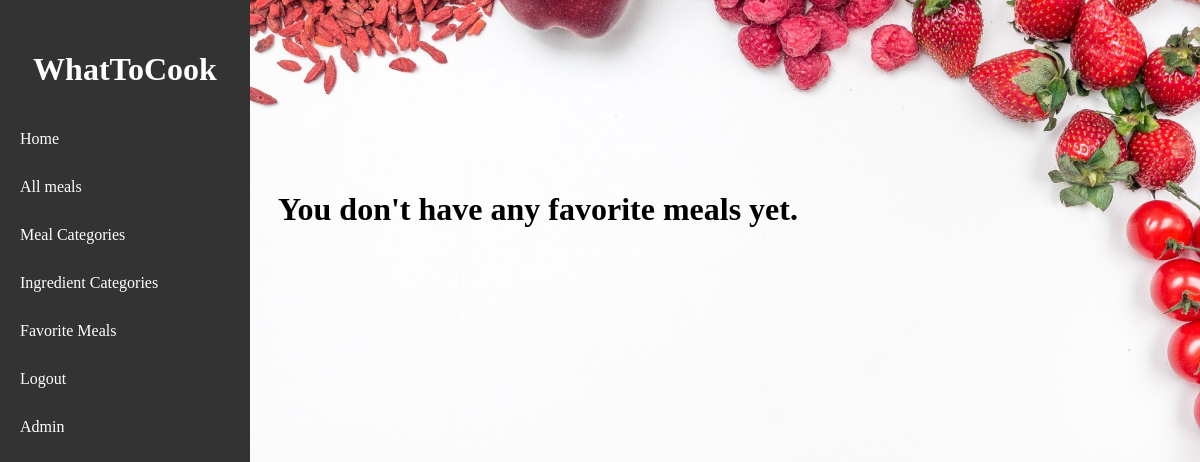
/favorite_meals/ (signed in), run on an earlier commit of the app's database.
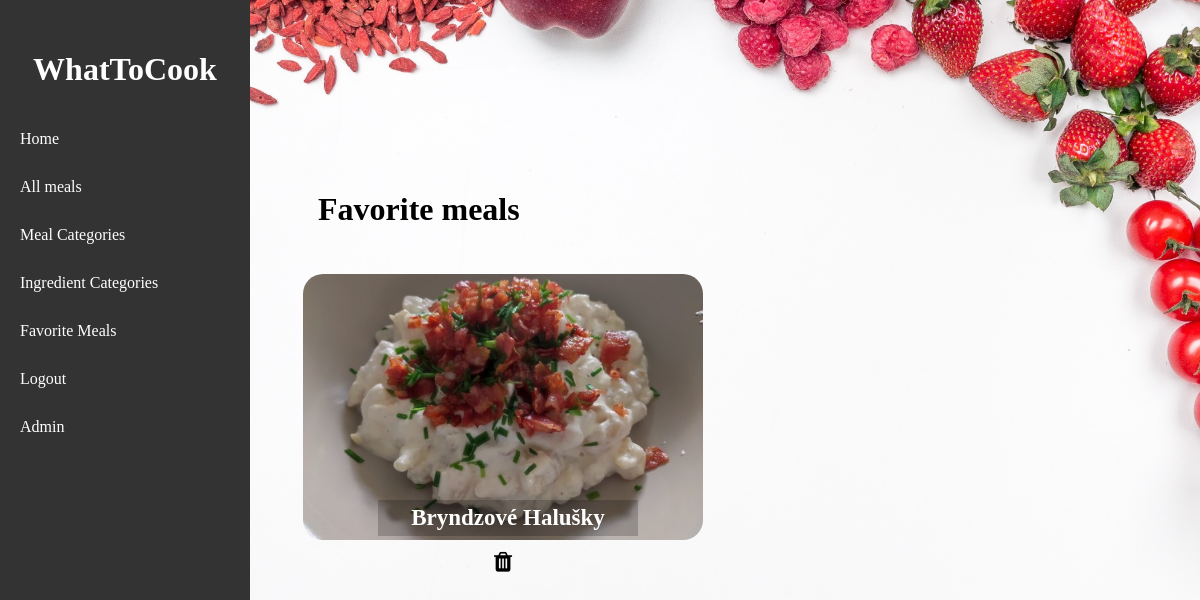
And on a later commit of the database.
### viewer/models.py (models this page shows, shortened)
class FavoriteMeal(Model):
    user = ForeignKey(User, on_delete=CASCADE)
    meal = ForeignKey(Meal, on_delete=CASCADE)

class Meal(Model):
    name = CharField(max_length=50)
    category = ManyToManyField(SecondaryMealCategory)
    ingredients = ManyToManyField(Ingredient)
    description = TextField()
    picture = ImageField(upload_to='viewer/static/images/', blank=True)
    class Meta:
        ordering = ['name']

### viewer/views.py (the view)
# urls.py: path('favorite_meals/', favorite_meals_for_user, name="favorite_meals_for_user"),
@login_required
def favorite_meals_for_user(request):
    favorite_meals = FavoriteMeal.objects.filter(user__id=request.user.id)
    return render(request, 'favorite_meals.html', {'favorite_meals': favorite_meals})

### viewer/templates/favorite_meals.html (shortened to what this page needs)
{% extends 'base.html' %}
{% block content %}
{% load static %}
<link rel="stylesheet" href="{% static 'style.css' %}">
<link rel="stylesheet" href="http://cdnjs.cloudflare.com/ajax/libs/font-awesome/4.4.0/css/font-awesome.min.css">
<body>
{% if favorite_meals %}
<h1 style="margin-left: 40px;">Favorite meals</h1>
<div class="ingredient-grid">
    {% for meal in favorite_meals %}
    <div class="ingredient-item">
        <div class="image-container">
        <a href="{% url 'meal_detail' meal_id=meal.meal.id %}">
                <img class="images" src="{{ MEDIA_URL }}{{ meal.meal.picture.url }}">
                <a href="{% url 'delete_favorite_meal' favorite_meal_id=meal.id %}" class="trash-icon">
                    <i style="color: black;" class="fa fa-trash"></i>
                </a>
            </div>
            <div class="category-name">{{ meal.meal.name }}</div>
</div>
    {% endfor %}
{% else %}
<h1>You don't have any favorite meals yet.</h1>
{% endif %}
</div>
</body>
{% endblock %}

What changed in the data, as far as the page shows it:
added FavoriteMeal: meal.picture (picture), meal.name "Bryndzové Halušky"
Also different on the page:
text no longer shown: "You don't have any favorite meals yet."
text now shown: "Favorite meals"
